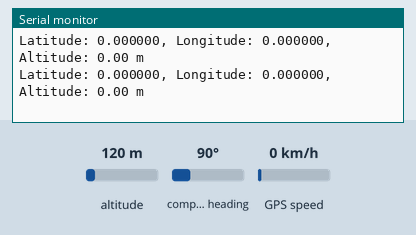
This sketch was run on a simulated Arduino Uno, built with avr-gcc and run on an emulated ATmega328P. Parts: the last lines printed to the serial monitor. The inputs (shaded band) are chosen by the test bench; at power-on: altitude 120 m, compass heading 90°, GPS speed 0 km/h. The GPS gets a fix after 3 s at 37.7749, -122.4194 with 8 satellites.

Above: at 1.2 s.
1.3 s: altitude set to 20 m
At 3.6 s:
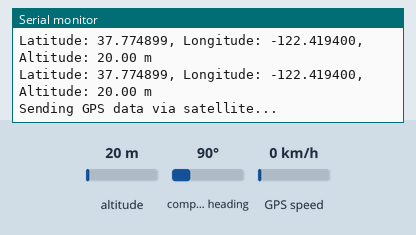
5.7 s: altitude set to 250 m
At 7.6 s:
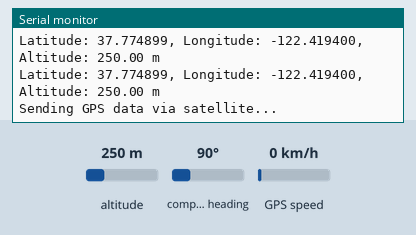
Timing chart, 0 to 9.1 s (numbered marks = the images above; inputs shaded):
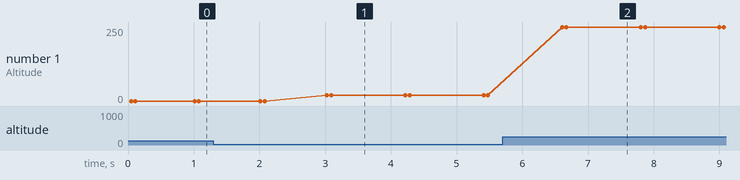

Measured:
- after the input at 1.3 s, the serial monitor: prints a new line after 1.7 s (image 1)
- after the input at 5.7 s, the serial monitor: prints a new line after 0.90 s (image 2)
- plotted number 1: 0 → 20 after the input at 1.3 s, 20 → 250 after the input at 5.7 s

The sketch:

satellite_gps.ino
```cpp
#include <TinyGPS++.h>
#include <SoftwareSerial.h>

TinyGPSPlus gps; // Create an instance of the TinyGPS++ library

SoftwareSerial gpsSerial(4, 3);  // RX, TX for GPS module
SoftwareSerial satSerial(7, 6);  // RX, TX for satellite modem

void setup() {
  Serial.begin(9600); // Start Serial Monitor for debugging

  gpsSerial.begin(9600); // Initialize GPS module serial communication
  Serial.println("GPS Module Started");

  satSerial.begin(9600); // Initialize satellite modem serial communication
  Serial.println("Satellite Modem Started");
}

void loop() {
  while (gpsSerial.available() > 0) { // Read GPS data
    char c = gpsSerial.read();
    if (gps.encode(c)) {
      displayGPSInfo();
    }
  }

  if (gps.location.isValid()) { // Send GPS data to satellite modem if valid
    String gpsData = prepareGPSData();
    sendSatelliteData(gpsData);
  }
}

String prepareGPSData() { // Prepare GPS data string
  String data = "Latitude: " + String(gps.location.lat(), 6) +
                ", Longitude: " + String(gps.location.lng(), 6) +
                ", Altitude: " + String(gps.altitude.meters()) + " m";
  return data;
}

void displayGPSInfo() { // Display GPS data on Serial Monitor
  Serial.println(prepareGPSData());
}

void sendSatelliteData(String data) { // Send GPS data through satellite modem
  Serial.println("Sending GPS data via satellite...");
  satSerial.println(data); // Send data to satellite modem
  delay(1000); // Wait for response or transmission to complete
}
```
